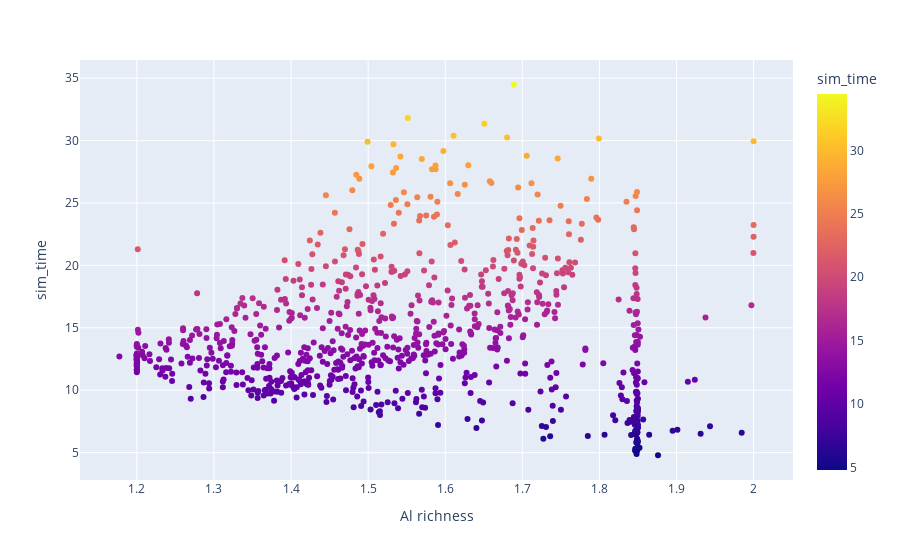

Source (notebook cell):
### Code cell
fig = px.scatter(interest_df, x="Al richness", y="sim_time",  color="sim_time")
fig.show()

### Figure 1 — Plotly figure (JSON) as saved in the notebook; plotly's stock layout.template omitted (floating-point values rounded to 4 significant figures; data arrays with more than 128 entries replaced by an {"elided": "..."} marker saying what was removed)
{"data": [{"hovertemplate": "Al richness=%{x}<br>sim_time=%{marker.color}<extra></extra>", "legendgroup": "", "marker": {"color": {"elided": "839 float values"}, "coloraxis": "coloraxis", "symbol": "circle"}, "mode": "markers", "name": "", "orientation": "v", "showlegend": false, "type": "scatter", "x": {"elided": "839 float values"}, "xaxis": "x", "y": {"elided": "839 float values"}, "yaxis": "y"}], "layout": {"coloraxis": {"colorbar": {"title": {"text": "sim_time"}}, "colorscale": [[0, "#0d0887"], [0.1111, "#46039f"], [0.2222, "#7201a8"], [0.3333, "#9c179e"], [0.4444, "#bd3786"], [0.5556, "#d8576b"], [0.6667, "#ed7953"], [0.7778, "#fb9f3a"], [0.8889, "#fdca26"], [1, "#f0f921"]]}, "legend": {"tracegroupgap": 0}, "margin": {"t": 60}, "xaxis": {"anchor": "y", "domain": [0, 1], "title": {"text": "Al richness"}}, "yaxis": {"anchor": "x", "domain": [0, 1], "title": {"text": "sim_time"}}}}
